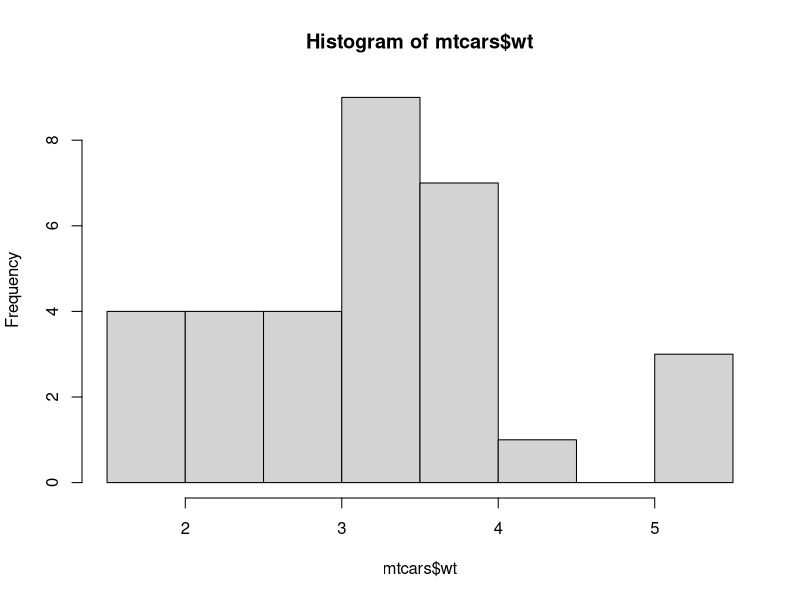
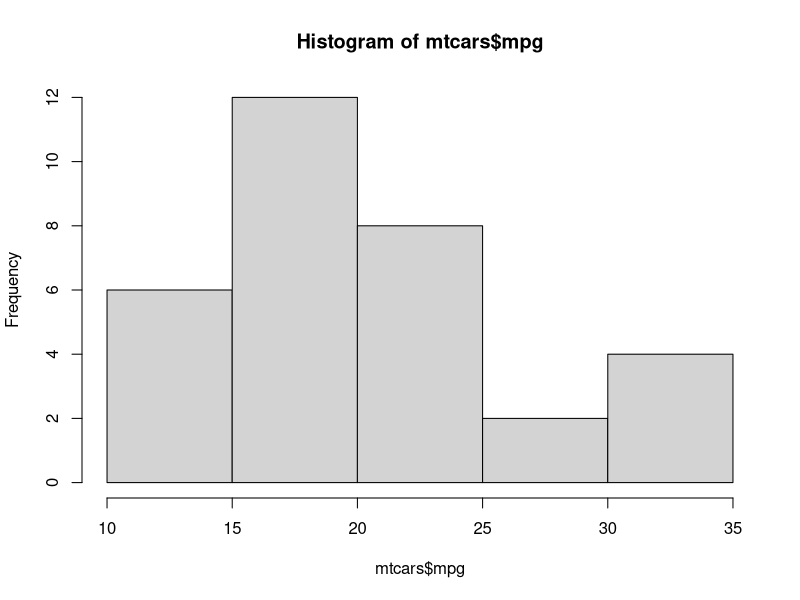
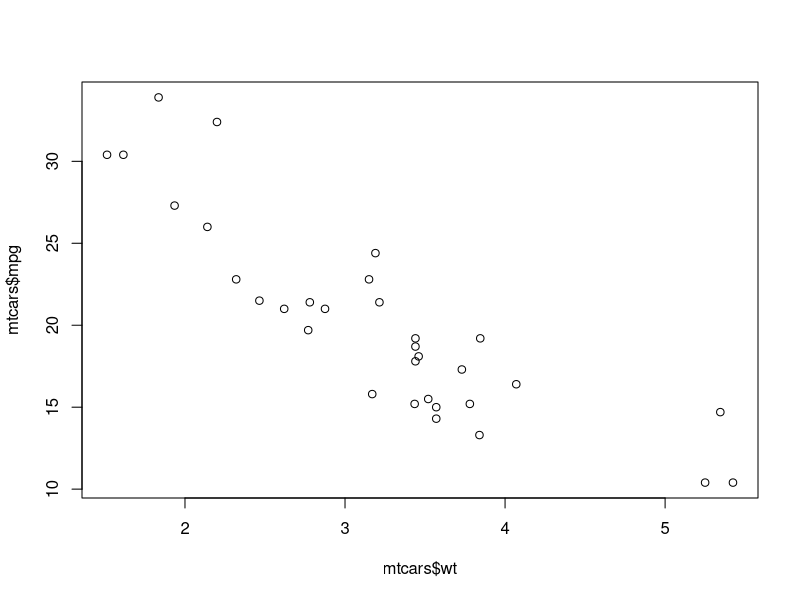
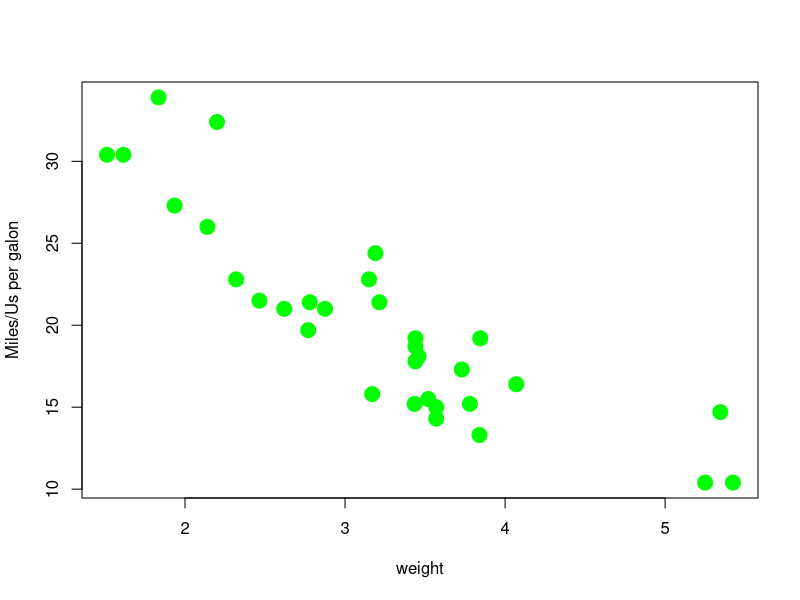

Write the R code that produced these figures, in order.
############################################
#File: scatterplot                  
#Course: Rprograming Tutorial FreeCodeCamp
#Chatper: n.a
#Section: scatter plot
#Author: tinbqt 
#Date: 2021-06-30
############################################

?mtcars

###bar chart
head(mtcars)

#[, 1]	mpg	Miles/(US) gallon
#[, 2]	cyl	Number of cylinders
#[, 3]	disp	Displacement (cu.in.)
#[, 4]	hp	Gross horsepower
#[, 5]	drat	Rear axle ratio
#[, 6]	wt	Weight (1000 lbs)
#[, 7]	qsec	1/4 mile time
#[, 8]	vs	Engine (0 = V-shaped, 1 = straight)
#[, 9]	am	Transmission (0 = automatic, 1 = manual)
#[,10]	gear	Number of forward gears
#[,11]	carb	Number of carburetors
?plot
hist(mtcars$wt)
hist(mtcars$mpg)
plot(mtcars$wt, mtcars$mpg)
plot(mtcars$wt, mtcars$mpg
     ,pch=19 #select what type of legend 
     ,cex=2 #change the width of symbol
     ,col="green"
     ,xlab="weight"
     ,ylab="Miles/Us per galon"
     )
